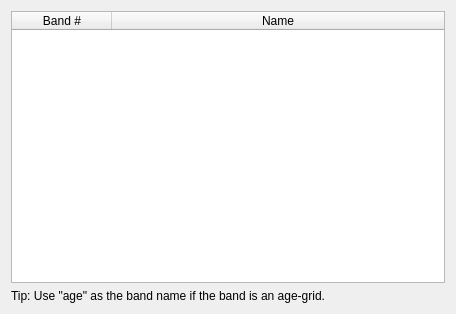
<?xml version="1.0" encoding="UTF-8"?>
<ui version="4.0">
 <class>RasterBandPage</class>
 <widget class="QWizardPage" name="RasterBandPage">
  <property name="geometry">
   <rect>
    <x>0</x>
    <y>0</y>
    <width>456</width>
    <height>314</height>
   </rect>
  </property>
  <property name="windowTitle">
   <string>WizardPage</string>
  </property>
  <layout class="QVBoxLayout" name="verticalLayout">
   <item>
    <widget class="QTableWidget" name="tableWidget">
     <attribute name="horizontalHeaderStretchLastSection">
      <bool>true</bool>
     </attribute>
     <attribute name="horizontalHeaderStretchLastSection">
      <bool>true</bool>
     </attribute>
     <column>
      <property name="text">
       <string>Band #</string>
      </property>
     </column>
     <column>
      <property name="text">
       <string>Name</string>
      </property>
     </column>
    </widget>
   </item>
   <item>
    <widget class="QLabel" name="label">
     <property name="text">
      <string>Tip: Use &quot;age&quot; as the band name if the band is an age-grid.</string>
     </property>
    </widget>
   </item>
  </layout>
 </widget>
 <resources/>
 <connections/>
</ui>
